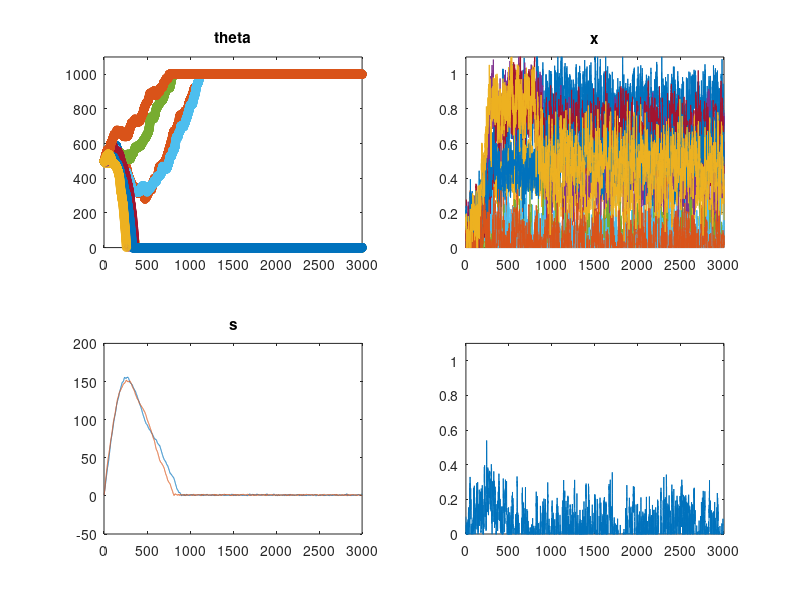

MATLAB code to generate this figure:

%---------------------------------
% Initialization of the variables
function main
    global M N phi zeta theta_min theta_max delta alpha p sigma

    N = 5; %Number of bees
    M = 2; %Number of tasks

    theta = ones(N,M)*500;
    x = ones(N,M)*0.1; 
    s  = ones(1,M);

    initial_condition = [reshape(theta, N*M,1); reshape(x, N*M,1);reshape(s,M,1)]; %intial condition for the ode_solver
    
    alpha = 3;
    delta = 1;
    p=0.2;
    zeta=10;
    phi=1;
    sigma=0.1;
    dt=1;
    
    theta_min=1; 
    theta_max=1000; 
    
    %[T,Y]=ode45(@ode_function, [0 3000], initial_condition);
    [T,Y]=euler_method(@ode_function, [0 3000], initial_condition,0.5);
    

    %plot(T,Y(:,1:M*N),'-o')
    %plot(T,Y(:,13),'-r')
    subplot(2,2,1)
    plot(T,Y(1:M*N,:),'-o')
    axis([0 3000 0 1100])
    title('theta')
    
    subplot(2,2,2)
    plot(T,Y(M*N+1:M*N*2,:),'-')
    axis([0 3000 0 1.1])
    title('x')
    
    subplot(2,2,3)
    plot(T,Y(M*N*2+1:M*N*2+M,:),'-')
    title('s')
    
    %plot(T,Y(M*N+1,:),'-')
    %axis([0 3000 0 1.1])
    subplot(2,2,4)
    plot(T,Y(M*N+2,:),'-')
    axis([0 3000 0 1.1])
    %%we have no gaussian process there all bees behave the same way
    %%
    %But it work !!!! 
end


function dy = ode_function(t,y)
    global M N phi zeta theta_min theta_max delta alpha p sigma
    dy = zeros(2*N*M+M,1);
    
    %theta matrix
    for j=1:M
        for i=1:N
            factor = 0;
            y((j-1)*N + i, 1);
            if (y((j-1)*N + i, 1) > theta_min) && (y((j-1)*N + i, 1)<theta_max)
                factor = 1;
            end 
            
            dy((j-1)*N + i, 1) = [(1 - y((j-1)*N + i +N*M, 1))*phi- y((j-1)*N + i +N*M, 1)*zeta]*factor;
            %xij: dy((i-1)*N + j +N*M, 1)  
        end
    end
    
    %x matrix
    for j=1:M
        for i=1:N
            sum = 0;
            for w=1:M
                sum = sum+y(M*N+(w-1)*N + i);
            end
            %gaussian_sp = 0;
            %here is a attempt to get the gaussian centerd process
            %unfortunately the gaussian random number generator seems to be
            %way to slow!!!
            %%%gaussian_sp = normrnd(0,sigma);
            gaussian_sp = sigma*randn;
            
            dy(M*N+(j-1)*N + i, 1) = [y(M*N*2+j)^2/(y(M*N*2+j)^2+y((j-1)*N + i)^2)]*[1-sum]-p*y(M*N+(j-1)*N + i, 1)+gaussian_sp;
        end
    end 
  
    %s matrix
    for j=1:M
        dy(2*M*N+j) = dy(2*M*N+j) + delta;
        for i=1:N
            dy(2*M*N+j)= dy(2*M*N+j) - alpha/N*y(M*N+(j-1)*N+i);
        end
    end
    
    
end


function [T,Y] = euler_method(fun,time, y0, h)

    T = [];
    Y = [];
    T = [T,time(1)];
    Y = [Y,y0];
    
    
    y_eul = y0;
    t_eul = time(1);
    
    n = (time(2)-time(1))/h;
    
    for j=1:n
        y_eul = y_eul + h*fun(t_eul,y_eul);
        t_eul = t_eul + h ;
        
        Y = [Y, y_eul];
        T = [T, t_eul];
    end
    

end 
